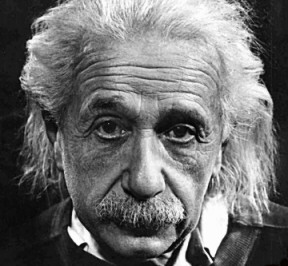
%> input picture DIP/Eye Detection/face_einstein.tif, 288 x 266 px
$ octave --eval "result = IPskeletondecomp(imread('face_einstein.tif'));"   (GNU Octave 9; MATLAB toolbox functions it lacks are replaced by stand-ins)
%> lines starting %> are read from the running program, lines starting %| are printed output that depends on the picture
function [R,k] = IPskeletondecomp( f)
%img - image url as parameter

%Preparing the image
[M,N] = size(f);
%> M = 266; N = 864

%SE
SE = ones(3);


%Final result
R = zeros(M,N);

%Determine k
maxv = 1;
k = 0;
F = f;
%> F is the input picture: size 266x288x3 uint8; mean R, G, B 110.7, 110.7, 110.7

while(maxv == 1)
    F = imerode(F,SE);
    sizem = M*N;
    maxv = max(reshape(F,1,sizem));
    if(maxv == 1)
        k = k + 1;
    end
    imshow(F)
    pause(.1)
end
%> this loop made 1 pass
%> maxv on pass 1: 252
%> pass 1, in IPskeletondecomp, `F = imerode(F,SE);`:
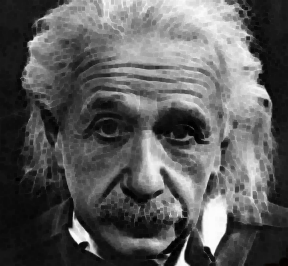
%> F: size 266x288x3 uint8; mean R, G, B 91.2, 91.2, 91.2
%> after the loop, k = 0

F = f;

%Performing skeleton
for i = 1:k
    for j = 1:i
        F = imerode(F,SE);
    end
    Sk = F - (imdilate(imerode(F,SE),SE));
    R = IPUnion(R,Sk,M,N);
    F = f;
end
%> this loop made 0 passes
%> R: size 266x864 double; every value is 0
end

function [ R ] = IPUnion(R,Sk,M,N)
Sk = abs(Sk);
R = R + Sk;
for i = 1:M
   for j = 1:N
      if(R(i,j)==2)
         R(i,j) = 1;
      end
   end
end
end
